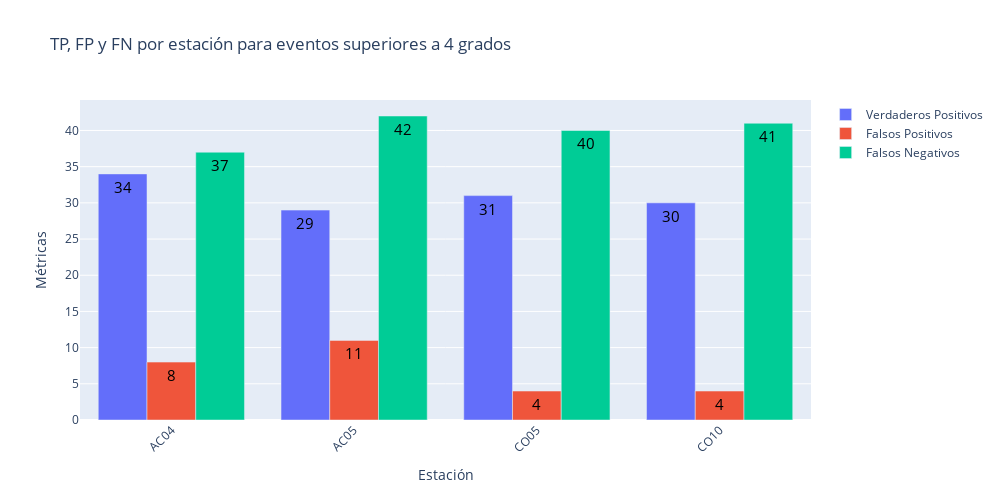

Notebook cell for this chart:
### Code cell
#plot_metrics(results_with_val, titles[3])
plot_bar(results_with_val, titles[3])

### Figure 1 — Plotly figure (JSON) as saved in the notebook; plotly's stock layout.template omitted (floating-point values rounded to 4 significant figures)
{"data": [{"name": "Verdaderos Positivos", "text": ["34", "29", "31", "30"], "textfont": {"color": "black", "size": 15}, "type": "bar", "x": ["AC04", "AC05", "CO05", "CO10"], "y": [34, 29, 31, 30]}, {"name": "Falsos Positivos", "text": ["8", "11", "4", "4"], "textfont": {"color": "black", "size": 15}, "type": "bar", "x": ["AC04", "AC05", "CO05", "CO10"], "y": [8, 11, 4, 4]}, {"name": "Falsos Negativos", "text": ["37", "42", "40", "41"], "textfont": {"color": "black", "size": 15}, "type": "bar", "x": ["AC04", "AC05", "CO05", "CO10"], "y": [37, 42, 40, 41]}], "layout": {"barmode": "group", "height": 500, "title": {"text": "TP, FP y FN por estación para eventos superiores a 4 grados"}, "width": 1000, "xaxis": {"tickangle": -45, "title": {"text": "Estación"}}, "yaxis": {"title": {"text": "Métricas"}}}}
